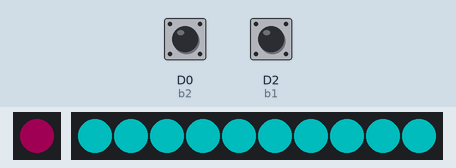
Recording of a program running on a simulated CircuitPython board. Shown: 1 RGB LEDs in strip order, left to right, 10 RGB LEDs in strip order, left to right. The inputs (shaded band) are chosen by the test bench; at power-on: D0 (b2) HIGH, D2 (b1) HIGH. Dim RGB values are drawn brighter than linear.

Above: at 1.2 s.
1.3 s: D0 (b2) pulled LOW for 0.15 s
At 1.65 s:
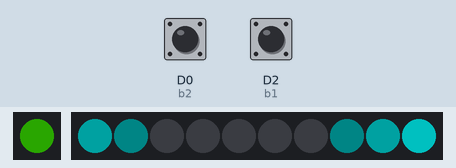
2.0 s: D2 (b1) pulled LOW for 0.15 s
At 2.25 s:
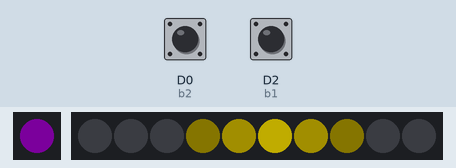
2.7 s: D0 (b2) pulled LOW for 1 s
At 2.85 s:
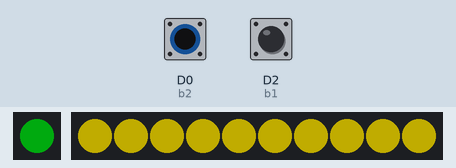
4.3 s: D2 (b1) pulled LOW for 1 s
At 4.66 s:
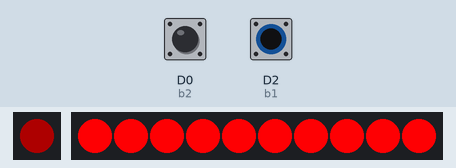
5.9 s: D2 (b1) pulled LOW for 0.15 s
At 6.16 s:
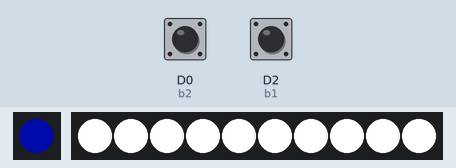
6.6 s: D2 (b1) pulled LOW for 0.15 s
At 7.36 s:
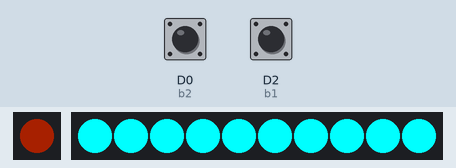
Timing chart, 0 to 8.3 s (numbered marks = the images above; inputs shaded):
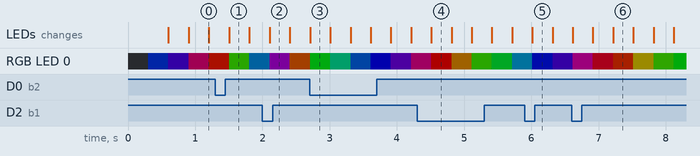

The program:

main.py
```python
import adafruit_dotstar as dotstar
import neopixel
import board
import time
from digitalio import DigitalInOut, Direction, Pull

dot = dotstar.DotStar(board.APA102_SCK, board.APA102_MOSI, 1, brightness=0.2)

led_pin = board.D1  # Which pin your pixels are connected to
num_leds = 10  # How many LEDs you have
strip = neopixel.NeoPixel(led_pin, num_leds, brightness=1, auto_write=False)
b1 = DigitalInOut(board.D2)
b1.direction = Direction.INPUT
b1.pull = Pull.UP
b2 = DigitalInOut(board.D0)
b2.direction = Direction.INPUT
b2.pull = Pull.UP

SOFTCYAN = (0, 85, 85)
SOFTYELLOW = (85, 76, 0)
WHEEL = (0, 0, 0)
WHITE = (255, 255, 255)
CYAN = (0, 255, 255)
YELLOW = (255, 230, 0)
RED = (255, 10, 30)
BLUE = (30, 10, 255)
GREEN = (30, 255, 10)

COLORS = [SOFTCYAN, SOFTYELLOW, WHEEL, WHITE, CYAN, YELLOW, RED, BLUE, GREEN]

######################### HELPERS ##############################
# Helper to give us a nice color swirl
def wheel(pos):
    if (pos < 0):
        return [0, 0, 0]
    if (pos > 255):
        return [0, 0, 0]
    if (pos < 85):
        return [int(pos * 3), int(255 - (pos*3)), 0]
    elif (pos < 170):
        pos -= 85
        return [int(255 - pos*3), 0, int(pos*3)]
    else:
        pos -= 170
        return [0, int(pos*3), int(255 - pos*3)]

def pulse(pos, color):
    if (pos < 0):
        return [0, 0, 0]
    if (pos > 255):
        return [0, 0, 0]
    mod = 0.5
    if (pos < 128):
        mod = pos / 127
    else:
        pos -= 128
        mod = (127 - pos) / 127
    return [int(mod * color[0]), int(mod * color[1]), int(mod * color[2])]

def wave(pos, color):
    if (pos < 0):
        return [0, 0, 0]
    if (pos > 255):
        return [0, 0, 0]
    leadIndex = 0
    if (pos < 128):
        leadIndex = int(pos/2) % num_leds
    else:
        pos -= 128
        leadIndex = (127 - int(pos/2)) % num_leds

    emptyState = []
    for i in range(num_leds):
        emptyState.append([0, 0, 0])
    emptyState[leadIndex] = color
    preLeadIndex2 = (leadIndex + 2) % num_leds
    preLeadIndex1 = (leadIndex + 1) % num_leds
    followIndex1 = (leadIndex - 1) % num_leds
    followIndex2 = (leadIndex - 2) % num_leds
    brt1 = 0.4
    brt2 = 0.1
    emptyState[preLeadIndex2] = [int(brt2 * color[0]), int(brt2 * color[1]), int(brt2 * color[2])]
    emptyState[preLeadIndex1] = [int(brt1 * color[0]), int(brt1 * color[1]), int(brt1 * color[2])]
    emptyState[followIndex1] = [int(brt1 * color[0]), int(brt1 * color[1]), int(brt1 * color[2])]
    emptyState[followIndex2] = [int(brt2 * color[0]), int(brt2 * color[1]), int(brt2 * color[2])]

    return emptyState

def pixelsFill(pixelColors):
    for i in range(len(pixelColors)):
        strip[i] = pixelColors[i]
    strip.show()

def fullFill(color):
    for i in range(num_leds):
        strip[i] = color
    strip.show()
######################### MAIN LOOP ##############################
i = 225
wheelPos = 225
colorIndex = 0
num_color = len(COLORS)
patternIndex = 0
num_pattern = 3
b1Held = False
b1Press = False
b2Held = False
b2Press = False
while True:
    # spin internal LED around!
    dot[0] = wheel(wheelPos)
    dot.show()

    targetColor = COLORS[colorIndex]
    if (targetColor == WHEEL):
        targetColor = wheel(wheelPos)
    if (patternIndex == 0):
        fullFill(pulse(wheelPos, targetColor))
    elif (patternIndex == 1):
        pixelsFill(wave(wheelPos, targetColor))
    else:
        fullFill(targetColor)


    curB1 = not b1.value
    if (curB1 is True):
        if (curB1 is not b1Held):
            b1Press = True
            b1Held = True
    else:
        b1Held = False
    if (b1Press is True and b1Held is True):
        b1Press = False
        colorIndex += 1
        colorIndex = colorIndex % num_color

    curB2 = not b2.value
    if (curB2 is True):
        if (curB2 is not b2Held):
            b2Press = True
            b2Held = True
    else:
        b2Held = False
    if (b2Press is True and b2Held is True):
        b2Press = False
        patternIndex += 1
        patternIndex = patternIndex % num_pattern

    wheelPos = int(i) % 256  # run from 0 to 255
    i += 1
    i = i % 256
```

Measured:
- after the input at 1.3 s, the LEDs: change after 0.21 s (image 1)
- after the input at 2.0 s, the LEDs: change after 0.11 s (image 2)
- after the input at 2.7 s, the LEDs: change at once (image 3)
- after the input at 4.3 s, the LEDs: change after 0.21 s (image 4)
- after the input at 5.9 s, the LEDs: change after 0.11 s (image 5)
- after the input at 6.6 s, the LEDs: first change at once (image 6 shows a later state)
